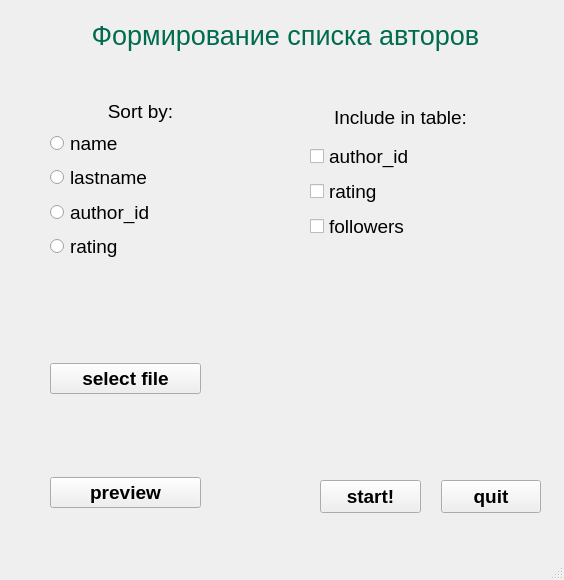
<?xml version="1.0" encoding="UTF-8"?>
<ui version="4.0">
 <class>MainWindow</class>
 <widget class="QMainWindow" name="MainWindow">
  <property name="geometry">
   <rect>
    <x>0</x>
    <y>0</y>
    <width>564</width>
    <height>580</height>
   </rect>
  </property>
  <property name="windowTitle">
   <string>Author list file</string>
  </property>
  <widget class="QWidget" name="centralwidget">
   <widget class="QWidget" name="horizontalLayoutWidget">
    <property name="geometry">
     <rect>
      <x>320</x>
      <y>480</y>
      <width>221</width>
      <height>33</height>
     </rect>
    </property>
    <layout class="QHBoxLayout" name="horizontalLayout">
     <property name="spacing">
      <number>20</number>
     </property>
     <item>
      <widget class="QPushButton" name="pushButton">
       <property name="sizePolicy">
        <sizepolicy hsizetype="Minimum" vsizetype="Minimum">
         <horstretch>0</horstretch>
         <verstretch>0</verstretch>
        </sizepolicy>
       </property>
       <property name="font">
        <font>
         <pointsize>14</pointsize>
         <weight>75</weight>
         <bold>true</bold>
        </font>
       </property>
       <property name="text">
        <string>start!</string>
       </property>
      </widget>
     </item>
     <item>
      <widget class="QPushButton" name="pushButton_2">
       <property name="sizePolicy">
        <sizepolicy hsizetype="Minimum" vsizetype="Minimum">
         <horstretch>0</horstretch>
         <verstretch>0</verstretch>
        </sizepolicy>
       </property>
       <property name="font">
        <font>
         <pointsize>14</pointsize>
         <weight>75</weight>
         <bold>true</bold>
        </font>
       </property>
       <property name="text">
        <string>quit</string>
       </property>
      </widget>
     </item>
    </layout>
   </widget>
   <widget class="QWidget" name="verticalLayoutWidget">
    <property name="geometry">
     <rect>
      <x>50</x>
      <y>100</y>
      <width>181</width>
      <height>161</height>
     </rect>
    </property>
    <property name="font">
     <font>
      <pointsize>14</pointsize>
     </font>
    </property>
    <layout class="QVBoxLayout" name="verticalLayout">
     <item>
      <widget class="QLabel" name="label">
       <property name="font">
        <font>
         <pointsize>14</pointsize>
        </font>
       </property>
       <property name="text">
        <string>&lt;html&gt;&lt;head/&gt;&lt;body&gt;&lt;p align=&quot;center&quot;&gt;Sort by:&lt;/p&gt;&lt;/body&gt;&lt;/html&gt;</string>
       </property>
      </widget>
     </item>
     <item>
      <widget class="QRadioButton" name="radioButton_2">
       <property name="font">
        <font>
         <pointsize>14</pointsize>
        </font>
       </property>
       <property name="text">
        <string>name</string>
       </property>
      </widget>
     </item>
     <item>
      <widget class="QRadioButton" name="radioButton">
       <property name="font">
        <font>
         <pointsize>14</pointsize>
        </font>
       </property>
       <property name="text">
        <string>lastname</string>
       </property>
      </widget>
     </item>
     <item>
      <widget class="QRadioButton" name="radioButton_3">
       <property name="font">
        <font>
         <pointsize>14</pointsize>
        </font>
       </property>
       <property name="text">
        <string>author_id</string>
       </property>
      </widget>
     </item>
     <item>
      <widget class="QRadioButton" name="radioButton_4">
       <property name="font">
        <font>
         <pointsize>14</pointsize>
        </font>
       </property>
       <property name="text">
        <string>rating</string>
       </property>
      </widget>
     </item>
    </layout>
   </widget>
   <widget class="QWidget" name="verticalLayoutWidget_2">
    <property name="geometry">
     <rect>
      <x>310</x>
      <y>100</y>
      <width>181</width>
      <height>141</height>
     </rect>
    </property>
    <property name="font">
     <font>
      <pointsize>14</pointsize>
     </font>
    </property>
    <layout class="QVBoxLayout" name="verticalLayout_2">
     <item>
      <widget class="QLabel" name="label_2">
       <property name="font">
        <font>
         <pointsize>14</pointsize>
        </font>
       </property>
       <property name="text">
        <string>&lt;html&gt;&lt;head/&gt;&lt;body&gt;&lt;p align=&quot;center&quot;&gt;Include in table:&lt;/p&gt;&lt;/body&gt;&lt;/html&gt;</string>
       </property>
      </widget>
     </item>
     <item>
      <widget class="QCheckBox" name="checkBox">
       <property name="text">
        <string>author_id</string>
       </property>
      </widget>
     </item>
     <item>
      <widget class="QCheckBox" name="checkBox_2">
       <property name="text">
        <string>rating</string>
       </property>
      </widget>
     </item>
     <item>
      <widget class="QCheckBox" name="checkBox_3">
       <property name="text">
        <string>followers</string>
       </property>
      </widget>
     </item>
    </layout>
   </widget>
   <widget class="QWidget" name="verticalLayoutWidget_3">
    <property name="geometry">
     <rect>
      <x>50</x>
      <y>340</y>
      <width>151</width>
      <height>191</height>
     </rect>
    </property>
    <layout class="QVBoxLayout" name="verticalLayout_3">
     <property name="spacing">
      <number>60</number>
     </property>
     <item>
      <widget class="QPushButton" name="pushButton_3">
       <property name="font">
        <font>
         <pointsize>14</pointsize>
         <weight>75</weight>
         <bold>true</bold>
        </font>
       </property>
       <property name="text">
        <string>select file</string>
       </property>
      </widget>
     </item>
     <item>
      <widget class="QPushButton" name="pushButton_4">
       <property name="font">
        <font>
         <pointsize>14</pointsize>
         <weight>75</weight>
         <bold>true</bold>
        </font>
       </property>
       <property name="text">
        <string>preview</string>
       </property>
      </widget>
     </item>
    </layout>
   </widget>
   <widget class="QLabel" name="label_5">
    <property name="geometry">
     <rect>
      <x>30</x>
      <y>10</y>
      <width>511</width>
      <height>51</height>
     </rect>
    </property>
    <property name="text">
     <string>&lt;html&gt;&lt;head/&gt;&lt;body&gt;&lt;p align=&quot;center&quot;&gt;&lt;span style=&quot; font-size:20pt; color:#006b4e;&quot;&gt;Формирование списка авторов&lt;/span&gt;&lt;/p&gt;&lt;/body&gt;&lt;/html&gt;</string>
    </property>
   </widget>
  </widget>
  <widget class="QMenuBar" name="menubar">
   <property name="geometry">
    <rect>
     <x>0</x>
     <y>0</y>
     <width>564</width>
     <height>27</height>
    </rect>
   </property>
  </widget>
  <widget class="QStatusBar" name="statusbar"/>
 </widget>
 <resources/>
 <connections>
  <connection>
   <sender>pushButton_2</sender>
   <signal>clicked()</signal>
   <receiver>MainWindow</receiver>
   <slot>close()</slot>
   <hints>
    <hint type="sourcelabel">
     <x>490</x>
     <y>523</y>
    </hint>
    <hint type="destinationlabel">
     <x>281</x>
     <y>289</y>
    </hint>
   </hints>
  </connection>
 </connections>
</ui>
